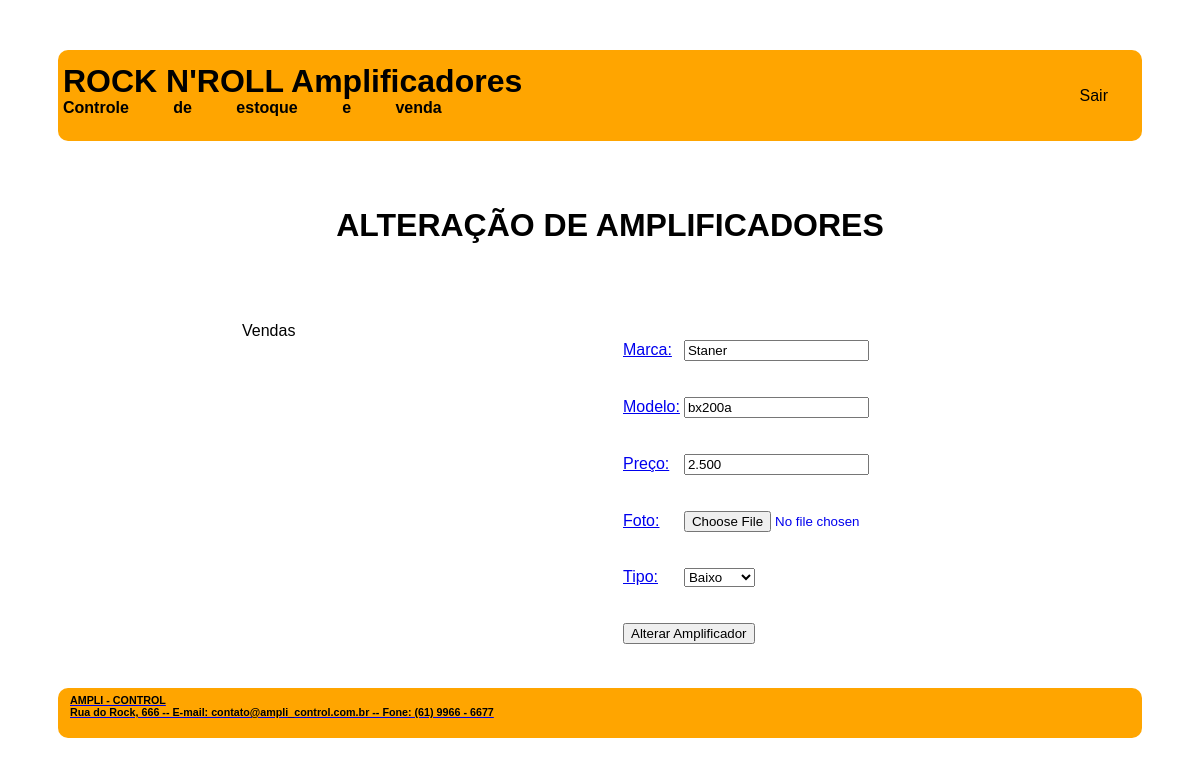
/altera_amp.php?codigo=1, run on the app's committed database.
### tables this page shows
CREATE TABLE `amplificadores` (
  `COD_AMP` int(11) NOT NULL,
  `TIPO_AMP` varchar(45) NOT NULL,
  `MARCA_AMP` varchar(45) NOT NULL,
  `MODELO_AMP` varchar(45) NOT NULL,
  `PRECO_AMP` decimal(5,3) NOT NULL,
  `FOTO_AMP` varchar(60) NOT NULL,
  `FILA_COMPRA_AMP` char(1) NOT NULL DEFAULT 'N',
  `VENDAS_COD_VEN` int(11) DEFAULT NULL
);

### altera_amp.php (the view, shortened to what this page needs)
<!DOCTYPE html>
<html>
<head>
	<link rel="stylesheet" type="text/css" href="css/layout.css">
	<link rel="stylesheet" type="text/css" href="css/menu.css">
</head>
<body>
	<div id="principal">
		<div id="topo">
			<div id="logo">
				<h1> ROCK N'ROLL Amplificadores </h1>
				<h4> Controle de estoque e venda </h4>
			</div>
			<div id="menu_global" class="menu_global">
				 <ul>
                        <li><a href="logout.php" class="active">Sair</a></li>
				</ul>
			</div>
		</div>
		<div id="conteudo_especifico">
			<div class="div_central centralizar">
				<h1> ALTERAÇÃO DE AMPLIFICADORES </h1>
			</div>
			<div class="div_esquerda menu_local">
				<?php
					include "menu_local.php";
                ?>
			</div>
			<div id= "funcionalidade" class="div_direita">
				<?php
					$conectar = mysqli_connect("localhost", "root", "", "336076");
					$codigo_amp = $_GET["codigo"];
					$sql_consulta = "SELECT cod_amp, marca_amp, modelo_amp, preco_amp, tipo_amp, foto_amp
                                     FROM amplificadores
									 WHERE cod_amp = '$codigo_amp'";
                    $resultado_consulta = mysqli_query($conectar, $sql_consulta);
					$registro = mysqli_fetch_row($resultado_consulta);
				?>
					<form method="post" action="processa_altera_amp.php" enctype="multipart/form-data">
						<table >
							<tr>
								<td>
									<p> Marca: </p>
								</td>
								<td>
									<p> <input type="text" name="marca" required value="<?php echo $registro[1]; ?>"> </p>
								</td>
							</tr>
							<tr>
								<td>
									<p> Modelo: </p>
								</td>
								<td>
									<p> <input type="text" name="modelo" required value="<?php echo $registro[2]; ?>" > </p>
								</td>
							</tr>
							<tr>
								<td>
									<p> Preço: </p>
								</td>
								<td>
									<p> <input type="text" name="preco" required value="<?php echo $registro[3];?>"> </p>
								</td>
							</tr>
							<tr>
								<td>
									<p> Foto: </p>
								</td>
								<td>
									<p> <input type="file" name="foto"> </p>
								</td>
							</tr>
							<tr>
								<td>
									<p> Tipo:  </p>
								</td>
								<td>
									<p>
										<select name="tipo">
											<option value="baixo"
												<?php
													if($registro[4] == "baixo"){
														echo "selected";
													}
												?>> Baixo </option>
										</select>
									</p>
								</td>
							</tr>
							<tr>
								<td colspan="2">
									<p> <input type="submit" value="Alterar Amplificador"> </p>
								</td>
							</tr>
						</table>
					</form>
			</div>
		</div>
		<div id="rodape">
			<div id="texto_institucional">
				<h6> AMPLI - CONTROL </h6>
				<h6> Rua do Rock, 666 -- E-mail: contato@ampli_control.com.br -- Fone: (61) 9966 - 6677 </h6>
			</div>
		</div>
	</div>
</body>
</html>

### css/layout.css (style rules this page uses)
#principal { margin: 50px; font-family: arial; }
#topo { padding: 5px; display: grid; grid-template-columns: auto auto; margin: 0px auto 20px auto; grid-gap: 5px; border-radius: 10px; background-color: orange; color:black; justify-content: space-between; }
#logo h1 { line-height: 10px; word-spacing: 0px; }
#logo h4 { line-height: 0px; word-spacing: 40px; }
#conteudo_especifico { padding: 5px; display: grid; grid-template-columns: 50% 50%; margin: 0px auto 5px auto; grid-gap: 20px; }
.div_esquerda { margin: 0px auto auto 150px; }
.div_direita { margin: 15px 150px auto auto; }
.div_central { margin: auto 150px auto 150px; grid-column-start: 1; grid-column-end: 3; }
#rodape { padding: 0px; display: grid; grid-template-columns: auto auto; grid-template-rows: 50px; margin: 20px auto 0px auto; grid-gap: 5px; border-radius: 10px; background-color: orange; color:black; justify-content: space-between; }
#rodape h6 { line-height: 0px; word-spacing: 0px; margin: 12px auto 12px 12px; }
.centralizar { text-align: center; padding: 20px 30px 20px 30px; }

### css/menu.css (style rules this page uses)
.menu_global li { display: inline-flex; margin: 15px 29px; }
.menu_global a { text-decoration: none; color: black; }

### data on the page
amplificadores: marca "Staner", modelo "bx200a", preco "2.500", tipo "Baixo"
